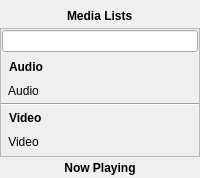
          <widget class="QFrame" name="frame_3">
           <property name="sizePolicy">
            <sizepolicy hsizetype="Minimum" vsizetype="Preferred">
             <horstretch>10</horstretch>
             <verstretch>0</verstretch>
            </sizepolicy>
           </property>
           <property name="minimumSize">
            <size>
             <width>170</width>
             <height>0</height>
            </size>
           </property>
           <property name="maximumSize">
            <size>
             <width>250</width>
             <height>16777215</height>
            </size>
           </property>
           <property name="frameShape">
            <enum>QFrame::NoFrame</enum>
           </property>
           <property name="frameShadow">
            <enum>QFrame::Raised</enum>
           </property>
           <layout class="QVBoxLayout" name="verticalLayout_6">
            <property name="spacing">
             <number>0</number>
            </property>
            <property name="leftMargin">
             <number>0</number>
            </property>
            <property name="topMargin">
             <number>4</number>
            </property>
            <property name="rightMargin">
             <number>0</number>
            </property>
            <property name="bottomMargin">
             <number>0</number>
            </property>
            <item>
             <widget class="QFrame" name="frame_8">
              <property name="minimumSize">
               <size>
                <width>0</width>
                <height>24</height>
               </size>
              </property>
              <property name="maximumSize">
               <size>
                <width>16777215</width>
                <height>16777215</height>
               </size>
              </property>
              <property name="frameShape">
               <enum>QFrame::NoFrame</enum>
              </property>
              <property name="frameShadow">
               <enum>QFrame::Raised</enum>
              </property>
              <layout class="QHBoxLayout" name="horizontalLayout_17">
               <property name="spacing">
                <number>0</number>
               </property>
               <property name="margin">
                <number>0</number>
               </property>
               <item>
                <spacer name="horizontalSpacer_7">
                 <property name="orientation">
                  <enum>Qt::Horizontal</enum>
                 </property>
                 <property name="sizeType">
                  <enum>QSizePolicy::Expanding</enum>
                 </property>
                 <property name="sizeHint" stdset="0">
                  <size>
                   <width>34</width>
                   <height>20</height>
                  </size>
                 </property>
                </spacer>
               </item>
               <item>
                <widget class="QLabel" name="label">
                 <property name="sizePolicy">
                  <sizepolicy hsizetype="Minimum" vsizetype="Preferred">
                   <horstretch>0</horstretch>
                   <verstretch>0</verstretch>
                  </sizepolicy>
                 </property>
                 <property name="font">
                  <font>
                   <weight>75</weight>
                   <bold>true</bold>
                  </font>
                 </property>
                 <property name="text">
                  <string>Media Lists</string>
                 </property>
                 <property name="alignment">
                  <set>Qt::AlignLeading|Qt::AlignLeft|Qt::AlignVCenter</set>
                 </property>
                </widget>
               </item>
               <item>
                <spacer name="horizontalSpacer_8">
                 <property name="orientation">
                  <enum>Qt::Horizontal</enum>
                 </property>
                 <property name="sizeHint" stdset="0">
                  <size>
                   <width>40</width>
                   <height>20</height>
                  </size>
                 </property>
                </spacer>
               </item>
              </layout>
             </widget>
            </item>
            <item>
             <widget class="QFrame" name="frame_5">
              <property name="frameShape">
               <enum>QFrame::StyledPanel</enum>
              </property>
              <property name="frameShadow">
               <enum>QFrame::Raised</enum>
              </property>
              <property name="lineWidth">
               <number>1</number>
              </property>
              <layout class="QVBoxLayout" name="verticalLayout_3">
               <property name="spacing">
                <number>2</number>
               </property>
               <property name="leftMargin">
                <number>0</number>
               </property>
               <property name="topMargin">
                <number>1</number>
               </property>
               <property name="rightMargin">
                <number>0</number>
               </property>
               <property name="bottomMargin">
                <number>0</number>
               </property>
               <item>
                <widget class="QFrame" name="frame_7">
                 <property name="frameShape">
                  <enum>QFrame::NoFrame</enum>
                 </property>
                 <property name="frameShadow">
                  <enum>QFrame::Raised</enum>
                 </property>
                 <layout class="QHBoxLayout" name="horizontalLayout_3">
                  <property name="spacing">
                   <number>0</number>
                  </property>
                  <property name="leftMargin">
                   <number>1</number>
                  </property>
                  <property name="topMargin">
                   <number>0</number>
                  </property>
                  <property name="rightMargin">
                   <number>1</number>
                  </property>
                  <property name="bottomMargin">
                   <number>1</number>
                  </property>
                  <item>
                   <widget class="KLineEdit" name="Filter">
                    <property name="sizePolicy">
                     <sizepolicy hsizetype="Expanding" vsizetype="Preferred">
                      <horstretch>0</horstretch>
                      <verstretch>0</verstretch>
                     </sizepolicy>
                    </property>
                    <property name="minimumSize">
                     <size>
                      <width>0</width>
                      <height>0</height>
                     </size>
                    </property>
                    <property name="maximumSize">
                     <size>
                      <width>16777215</width>
                      <height>16777215</height>
                     </size>
                    </property>
                    <property name="text">
                     <string/>
                    </property>
                    <property name="frame">
                     <bool>true</bool>
                    </property>
                    <property name="urlDropsEnabled">
                     <bool>false</bool>
                    </property>
                    <property name="clickMessage">
                     <string>Search for audio</string>
                    </property>
                    <property name="showClearButton" stdset="0">
                     <bool>true</bool>
                    </property>
                   </widget>
                  </item>
                 </layout>
                </widget>
               </item>
               <item>
                <widget class="QWidget" name="widget_60" native="true">
                 <layout class="QVBoxLayout" name="verticalLayout_81">
                  <property name="spacing">
                   <number>0</number>
                  </property>
                  <property name="margin">
                   <number>0</number>
                  </property>
                  <item>
                   <widget class="QWidget" name="widget_61" native="true">
                    <layout class="QVBoxLayout" name="verticalLayout_82">
                     <property name="spacing">
                      <number>0</number>
                     </property>
                     <property name="margin">
                      <number>0</number>
                     </property>
                     <item>
                      <widget class="QLabel" name="audioListLabel">
                       <property name="minimumSize">
                        <size>
                         <width>0</width>
                         <height>24</height>
                        </size>
                       </property>
                       <property name="font">
                        <font>
                         <weight>75</weight>
                         <bold>true</bold>
                        </font>
                       </property>
                       <property name="text">
                        <string>Audio</string>
                       </property>
                       <property name="alignment">
                        <set>Qt::AlignLeading|Qt::AlignLeft|Qt::AlignVCenter</set>
                       </property>
                       <property name="indent">
                        <number>8</number>
                       </property>
                      </widget>
                     </item>
                     <item>
                      <widget class="QWidget" name="audioListsSelectHolder" native="true">
                       <layout class="QHBoxLayout" name="horizontalLayout_12">
                        <property name="spacing">
                         <number>0</number>
                        </property>
                        <property name="margin">
                         <number>0</number>
                        </property>
                        <item>
                         <widget class="QToolButton" name="audioListSelect">
                          <property name="sizePolicy">
                           <sizepolicy hsizetype="Preferred" vsizetype="Fixed">
                            <horstretch>0</horstretch>
                            <verstretch>0</verstretch>
                           </sizepolicy>
                          </property>
                          <property name="minimumSize">
                           <size>
                            <width>0</width>
                            <height>24</height>
                           </size>
                          </property>
                          <property name="text">
                           <string>Audio</string>
                          </property>
                          <property name="autoRaise">
                           <bool>true</bool>
                          </property>
                         </widget>
                        </item>
                        <item>
                         <spacer name="horizontalSpacer_6">
                          <property name="orientation">
                           <enum>Qt::Horizontal</enum>
                          </property>
                          <property name="sizeHint" stdset="0">
                           <size>
                            <width>40</width>
                            <height>20</height>
                           </size>
                          </property>
                         </spacer>
                        </item>
                       </layout>
                      </widget>
                     </item>
                     <item>
                      <widget class="QWidget" name="audioListsStackHolder" native="true">
                       <layout class="QVBoxLayout" name="verticalLayout_8">
                        <property name="spacing">
                         <number>0</number>
                        </property>
                        <property name="margin">
                         <number>0</number>
                        </property>
                       </layout>
                      </widget>
                     </item>
                    </layout>
                   </widget>
                  </item>
                  <item>
                   <widget class="Line" name="line_13">
                    <property name="orientation">
                     <enum>Qt::Horizontal</enum>
                    </property>
                   </widget>
                  </item>
                  <item>
                   <widget class="QWidget" name="widget_62" native="true">
                    <layout class="QVBoxLayout" name="verticalLayout_83">
                     <property name="spacing">
                      <number>0</number>
                     </property>
                     <property name="leftMargin">
                      <number>0</number>
                     </property>
                     <property name="topMargin">
                      <number>0</number>
                     </property>
                     <property name="rightMargin">
                      <number>0</number>
                     </property>
                     <property name="bottomMargin">
                      <number>2</number>
                     </property>
                     <item>
                      <widget class="QLabel" name="videoListLabel">
                       <property name="minimumSize">
                        <size>
                         <width>0</width>
                         <height>24</height>
                        </size>
                       </property>
                       <property name="font">
                        <font>
                         <weight>75</weight>
                         <bold>true</bold>
                        </font>
                       </property>
                       <property name="text">
                        <string>Video</string>
                       </property>
                       <property name="alignment">
                        <set>Qt::AlignLeading|Qt::AlignLeft|Qt::AlignVCenter</set>
                       </property>
                       <property name="indent">
                        <number>8</number>
                       </property>
                      </widget>
                     </item>
                     <item>
                      <widget class="QWidget" name="videoListsSelectHolder" native="true">
                       <layout class="QHBoxLayout" name="horizontalLayout_11">
                        <property name="spacing">
                         <number>0</number>
                        </property>
                        <property name="margin">
                         <number>0</number>
                        </property>
                        <item>
                         <widget class="QToolButton" name="videoListSelect">
                          <property name="sizePolicy">
                           <sizepolicy hsizetype="Preferred" vsizetype="Fixed">
                            <horstretch>0</horstretch>
                            <verstretch>0</verstretch>
                           </sizepolicy>
                          </property>
                          <property name="minimumSize">
                           <size>
                            <width>0</width>
                            <height>24</height>
                           </size>
                          </property>
                          <property name="text">
                           <string>Video</string>
                          </property>
                          <property name="autoRaise">
                           <bool>true</bool>
                          </property>
                         </widget>
                        </item>
                        <item>
                         <spacer name="horizontalSpacer_5">
                          <property name="orientation">
                           <enum>Qt::Horizontal</enum>
                          </property>
                          <property name="sizeHint" stdset="0">
                           <size>
                            <width>40</width>
                            <height>20</height>
                           </size>
                          </property>
                         </spacer>
                        </item>
                       </layout>
                      </widget>
                     </item>
                     <item>
                      <widget class="QWidget" name="videoListsStackHolder" native="true">
                       <layout class="QVBoxLayout" name="verticalLayout_9">
                        <property name="spacing">
                         <number>0</number>
                        </property>
                        <property name="margin">
                         <number>0</number>
                        </property>
                       </layout>
                      </widget>
                     </item>
                    </layout>
                   </widget>
                  </item>
                 </layout>
                </widget>
               </item>
              </layout>
             </widget>
            </item>
            <item>
             <widget class="QFrame" name="frame_6">
              <property name="sizePolicy">
               <sizepolicy hsizetype="Preferred" vsizetype="Expanding">
                <horstretch>0</horstretch>
                <verstretch>0</verstretch>
               </sizepolicy>
              </property>
              <property name="maximumSize">
               <size>
                <width>16777215</width>
                <height>36</height>
               </size>
              </property>
              <property name="frameShape">
               <enum>QFrame::NoFrame</enum>
              </property>
              <property name="frameShadow">
               <enum>QFrame::Raised</enum>
              </property>
              <layout class="QVBoxLayout" name="verticalLayout_4">
               <property name="spacing">
                <number>0</number>
               </property>
               <property name="margin">
                <number>0</number>
               </property>
               <item>
                <widget class="QToolButton" name="nowPlaying">
                 <property name="sizePolicy">
                  <sizepolicy hsizetype="Expanding" vsizetype="Expanding">
                   <horstretch>0</horstretch>
                   <verstretch>0</verstretch>
                  </sizepolicy>
                 </property>
                 <property name="minimumSize">
                  <size>
                   <width>0</width>
                   <height>0</height>
                  </size>
                 </property>
                 <property name="font">
                  <font>
                   <weight>75</weight>
                   <italic>false</italic>
                   <bold>true</bold>
                  </font>
                 </property>
                 <property name="toolTip">
                  <string>View Now Playing</string>
                 </property>
                 <property name="text">
                  <string>Now Playing</string>
                 </property>
                 <property name="icon">
                  <iconset>
                   <normaloff>../convenience/tool-animator.png</normaloff>../convenience/tool-animator.png</iconset>
                 </property>
                 <property name="iconSize">
                  <size>
                   <width>30</width>
                   <height>30</height>
                  </size>
                 </property>
                 <property name="toolButtonStyle">
                  <enum>Qt::ToolButtonTextBesideIcon</enum>
                 </property>
                 <property name="autoRaise">
                  <bool>true</bool>
                 </property>
                </widget>
               </item>
              </layout>
             </widget>
            </item>
           </layout>
          </widget>
